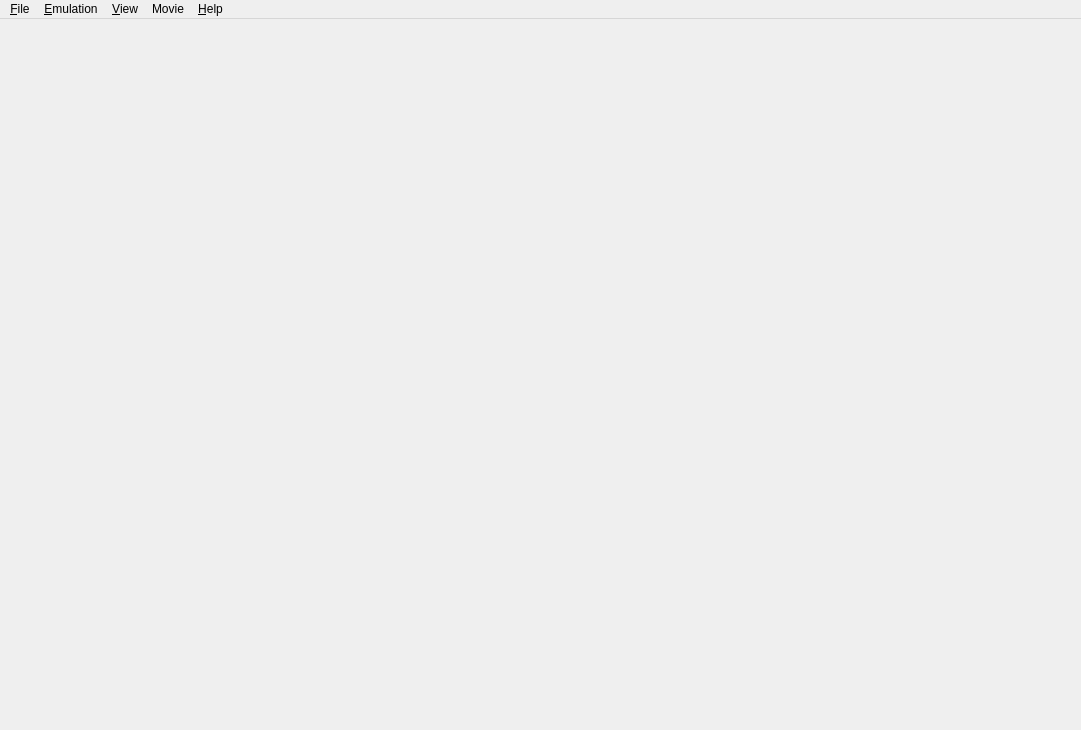
<?xml version="1.0" encoding="UTF-8"?>
<ui version="4.0">
 <class>MainWindow</class>
 <widget class="QMainWindow" name="MainWindow">
  <property name="geometry">
   <rect>
    <x>0</x>
    <y>0</y>
    <width>1081</width>
    <height>730</height>
   </rect>
  </property>
  <property name="windowTitle">
   <string>Citra</string>
  </property>
  <property name="windowIcon">
   <iconset>
    <normaloff>src/pcafe/res/icon3_64x64.ico</normaloff>src/pcafe/res/icon3_64x64.ico</iconset>
  </property>
  <property name="tabShape">
   <enum>QTabWidget::Rounded</enum>
  </property>
  <property name="dockNestingEnabled">
   <bool>true</bool>
  </property>
  <widget class="QWidget" name="centralwidget">
   <layout class="QHBoxLayout" name="horizontalLayout">
    <property name="leftMargin">
     <number>0</number>
    </property>
    <property name="topMargin">
     <number>0</number>
    </property>
    <property name="rightMargin">
     <number>0</number>
    </property>
    <property name="bottomMargin">
     <number>0</number>
    </property>
   </layout>
  </widget>
  <widget class="QMenuBar" name="menubar">
   <property name="geometry">
    <rect>
     <x>0</x>
     <y>0</y>
     <width>1081</width>
     <height>26</height>
    </rect>
   </property>
   <widget class="QMenu" name="menu_File">
    <property name="title">
     <string>&amp;File</string>
    </property>
    <widget class="QMenu" name="menu_recent_files">
     <property name="title">
      <string>Recent Files</string>
     </property>
    </widget>
    <addaction name="action_Load_File"/>
    <addaction name="action_Install_CIA"/>
    <addaction name="separator"/>
    <addaction name="action_Select_Game_List_Root"/>
    <addaction name="menu_recent_files"/>
    <addaction name="separator"/>
    <addaction name="action_Exit"/>
   </widget>
   <widget class="QMenu" name="menu_Emulation">
    <property name="title">
     <string>&amp;Emulation</string>
    </property>
    <addaction name="action_Start"/>
    <addaction name="action_Pause"/>
    <addaction name="action_Stop"/>
    <addaction name="separator"/>
    <addaction name="action_Configure"/>
   </widget>
   <widget class="QMenu" name="menu_View">
    <property name="title">
     <string>&amp;View</string>
    </property>
    <widget class="QMenu" name="menu_View_Debugging">
     <property name="title">
      <string>Debugging</string>
     </property>
     <addaction name="action_Create_Pica_Surface_Viewer"/>
     <addaction name="separator"/>
    </widget>
    <widget class="QMenu" name="menu_Screen_Layout">
     <property name="title">
      <string>Screen Layout</string>
     </property>
     <addaction name="action_Screen_Layout_Default"/>
     <addaction name="action_Screen_Layout_Single_Screen"/>
     <addaction name="action_Screen_Layout_Large_Screen"/>
     <addaction name="action_Screen_Layout_Side_by_Side"/>
     <addaction name="separator"/>
     <addaction name="action_Screen_Layout_Swap_Screens"/>
    </widget>
    <addaction name="action_Fullscreen"/>
    <addaction name="action_Single_Window_Mode"/>
    <addaction name="menu_Screen_Layout"/>
    <addaction name="separator"/>
    <addaction name="action_Display_Dock_Widget_Headers"/>
    <addaction name="action_Show_Filter_Bar"/>
    <addaction name="action_Show_Status_Bar"/>
    <addaction name="separator"/>
    <addaction name="menu_View_Debugging"/>
   </widget>
   <widget class="QMenu" name="menu_Help">
    <property name="title">
     <string>&amp;Help</string>
    </property>
    <addaction name="action_Check_For_Updates"/>
    <addaction name="action_Open_Maintenance_Tool"/>
    <addaction name="separator"/>
    <addaction name="action_Report_Compatibility"/>
    <addaction name="separator"/>
    <addaction name="action_FAQ"/>
    <addaction name="action_About"/>
   </widget>
   <widget class="QMenu" name="menu_Movie">
    <property name="title">
     <string>Movie</string>
    </property>
    <addaction name="action_Record"/>
    <addaction name="action_Play"/>
   </widget>
   <addaction name="menu_File"/>
   <addaction name="menu_Emulation"/>
   <addaction name="menu_View"/>
   <addaction name="menu_Movie"/>
   <addaction name="menu_Help"/>
  </widget>
  <action name="action_Load_File">
   <property name="text">
    <string>Load File...</string>
   </property>
  </action>
  <action name="action_Install_CIA">
   <property name="text">
    <string>Install CIA...</string>
   </property>
  </action>
  <action name="action_Load_Symbol_Map">
   <property name="text">
    <string>Load Symbol Map...</string>
   </property>
  </action>
  <action name="action_Exit">
   <property name="text">
    <string>E&amp;xit</string>
   </property>
  </action>
  <action name="action_Start">
   <property name="enabled">
    <bool>false</bool>
   </property>
   <property name="text">
    <string>&amp;Start</string>
   </property>
  </action>
  <action name="action_Pause">
   <property name="enabled">
    <bool>false</bool>
   </property>
   <property name="text">
    <string>&amp;Pause</string>
   </property>
  </action>
  <action name="action_Stop">
   <property name="enabled">
    <bool>false</bool>
   </property>
   <property name="text">
    <string>&amp;Stop</string>
   </property>
  </action>
  <action name="action_FAQ">
   <property name="text">
    <string>FAQ</string>
   </property>
  </action>
  <action name="action_About">
   <property name="text">
    <string>About Citra</string>
   </property>
  </action>
  <action name="action_Single_Window_Mode">
   <property name="checkable">
    <bool>true</bool>
   </property>
   <property name="text">
    <string>Single Window Mode</string>
   </property>
  </action>
  <action name="action_Configure">
   <property name="text">
    <string>Configure...</string>
   </property>
  </action>
  <action name="action_Display_Dock_Widget_Headers">
   <property name="checkable">
    <bool>true</bool>
   </property>
   <property name="text">
    <string>Display Dock Widget Headers</string>
   </property>
  </action>
  <action name="action_Show_Filter_Bar">
   <property name="checkable">
    <bool>true</bool>
   </property>
   <property name="text">
    <string>Show Filter Bar</string>
   </property>
  </action>
  <action name="action_Show_Status_Bar">
   <property name="checkable">
    <bool>true</bool>
   </property>
   <property name="text">
    <string>Show Status Bar</string>
   </property>
  </action>
  <action name="action_Select_Game_List_Root">
   <property name="text">
    <string>Select Game Directory...</string>
   </property>
   <property name="toolTip">
    <string>Selects a folder to display in the game list</string>
   </property>
  </action>
  <action name="action_Create_Pica_Surface_Viewer">
   <property name="text">
    <string>Create Pica Surface Viewer</string>
   </property>
  </action>
  <action name="action_Fullscreen">
   <property name="checkable">
    <bool>true</bool>
   </property>
   <property name="text">
    <string>Fullscreen</string>
   </property>
  </action>
  <action name="action_Open_Maintenance_Tool">
   <property name="text">
    <string>Modify Citra Install</string>
   </property>
   <property name="toolTip">
    <string>Opens the maintenance tool to modify your Citra installation</string>
   </property>
  </action>
   <action name="action_Screen_Layout_Default">
     <property name="checkable">
       <bool>true</bool>
     </property>
     <property name="text">
       <string>Default</string>
     </property>
   </action>
   <action name="action_Screen_Layout_Single_Screen">
     <property name="checkable">
       <bool>true</bool>
     </property>
     <property name="text">
       <string>Single Screen</string>
     </property>
   </action>
   <action name="action_Screen_Layout_Large_Screen">
     <property name="checkable">
       <bool>true</bool>
     </property>
     <property name="text">
       <string>Large Screen</string>
     </property>
   </action>
   <action name="action_Screen_Layout_Side_by_Side">
     <property name="checkable">
       <bool>true</bool>
     </property>
     <property name="text">
       <string>Side by Side</string>
     </property>
   </action>
   <action name="action_Screen_Layout_Swap_Screens">
     <property name="checkable">
       <bool>true</bool>
     </property>
     <property name="text">
       <string>Swap Screens</string>
     </property>
   </action>
  <action name="action_Check_For_Updates">
   <property name="text">
    <string>Check for Updates</string>
   </property>
  </action>
  <action name="action_Report_Compatibility">
   <property name="enabled">
    <bool>false</bool>
   </property>
   <property name="text">
    <string>Report Compatibility</string>
   </property>
   <property name="visible">
    <bool>false</bool>
   </property>
  </action>
  <action name="action_Record">
   <property name="text">
    <string>Record</string>
   </property>
  </action>
  <action name="action_Play">
   <property name="text">
    <string>Play</string>
   </property>
  </action>
 </widget>
 <resources/>
 <connections/>
</ui>
